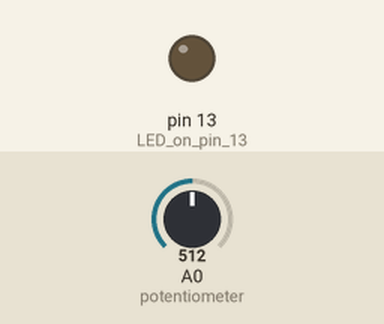
Simulated run of this sketch. Board: Arduino Uno, built with avr-gcc and run on an emulated ATmega328P. Parts: output pins drawn as LEDs (lit = HIGH). The inputs (shaded band) are chosen by the test bench; at power-on: A0 (potentiometer) = 512. What the sketch prints to the serial monitor is not drawn.

Above: at 0.9 s.
1.0 s: A0 (potentiometer) set to 520
At 2.1 s:
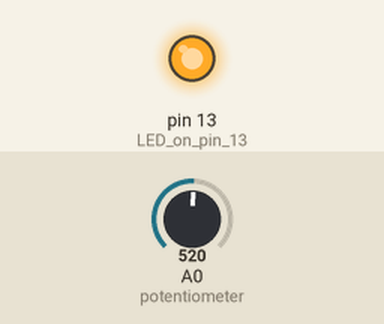
Timing chart, 0 to 8.5 s (numbered marks = the images above; inputs shaded):
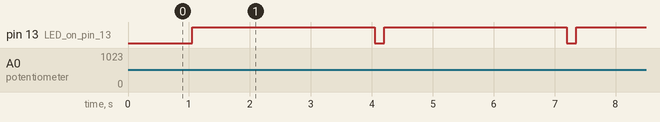

The sketch:

inclassRTOS.ino
```cpp
#include <Arduino_FreeRTOS.h>

// Define task priorities
#define TASK1_PRIORITY (1)
#define TASK2_PRIORITY (2)
#define TASK3_PRIORITY (3)

// Declare a queue
QueueHandle_t sensorQueue;

// Setup function
void setup() {
  Serial.begin(9600);
  pinMode(13, OUTPUT); // LED on pin 13

  // Create the queue capable of holding 10 integers
  sensorQueue = xQueueCreate(10, sizeof(int));

  if (sensorQueue != NULL) {
    /* Task Creation */
    // Task 1
    xTaskCreate(
      readSensor,          // Task function
      "ReadSensor",        // A name just for humans
      128,                 // Stack size (in words, not bytes!)
      NULL,                // Task input parameters
      TASK1_PRIORITY,      // Priority
      NULL                 // Task handle (not used, so set to NULL)
    );

    // Task 2
    xTaskCreate(flashLED, "FlashLED", 128, NULL, TASK2_PRIORITY, NULL);

    // Task 3
    xTaskCreate(displayValue, "Display", 128, NULL, TASK3_PRIORITY, NULL);

    // Start scheduler
    vTaskStartScheduler();
  } else {
    Serial.println("Failed to create queue");
  }
}

// Task 1 - Read data from a sensor
void readSensor(void *pvParameters) {
  int sensorValue;
  for (;;) {
    sensorValue = analogRead(A0); // Read from potentiometer on pin A0
    xQueueSend(sensorQueue, &sensorValue, portMAX_DELAY); // Send data to the queue
    vTaskDelay(10); // Delay for 10ms
  }
}

// Task 2 - Flash an LED based on data
void flashLED(void *pvParameters) {
  int receivedValue;
  for (;;) {
    if (xQueueReceive(sensorQueue, &receivedValue, portMAX_DELAY) == pdTRUE) {
      if (receivedValue > 512) { // If value > half of the max ADC value
        digitalWrite(13, HIGH); // Turn LED ON
        vTaskDelay(200); // Keep it ON for 200ms
        digitalWrite(13, LOW); // Turn LED OFF
      }
      vTaskDelay(10); // Delay for 10ms
    }
  }
}

// Task 3 - Display the sensor value, suspends itself, and then resumes
void displayValue(void *pvParameters) {
  int receivedValue;
  TickType_t xLastWakeTime;
  const TickType_t xFrequency = 5000; // Suspend time of 5 seconds

  for (;;) {
    if (xQueuePeek(sensorQueue, &receivedValue, portMAX_DELAY) == pdTRUE) { // Just peek, don't remove item
      Serial.println(receivedValue);
    }

    // Suspend the task for 5 seconds
    vTaskDelayUntil(&xLastWakeTime, xFrequency);
  }
}

// Required function, but it's empty because the scheduler handles the loop
void loop() {}
```

Hello_World.c
```cpp
#include <stdio.h>
int main()
{
    printf("Hello World\n");
    return 0;
}
```

Measured:
- the behaviour switches between 512 and 513 on A0 (potentiometer) (found by bisection; images 0 and 1)
- after the input at 1.0 s, pin 13 (LED_on_pin_13): alternates HIGH for 3.0 s and LOW for 0.15 s, starting after 0.05 s
